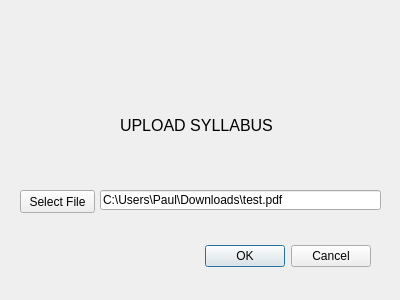
<?xml version="1.0" encoding="UTF-8"?>
<ui version="4.0">
 <class>Dialog</class>
 <widget class="QDialog" name="Dialog">
  <property name="geometry">
   <rect>
    <x>0</x>
    <y>0</y>
    <width>400</width>
    <height>300</height>
   </rect>
  </property>
  <property name="windowTitle">
   <string>Dialog</string>
  </property>
  <widget class="QDialogButtonBox" name="buttonBox">
   <property name="geometry">
    <rect>
     <x>30</x>
     <y>240</y>
     <width>341</width>
     <height>32</height>
    </rect>
   </property>
   <property name="orientation">
    <enum>Qt::Horizontal</enum>
   </property>
   <property name="standardButtons">
    <set>QDialogButtonBox::Cancel|QDialogButtonBox::Ok</set>
   </property>
  </widget>
  <widget class="QPushButton" name="pushButton">
   <property name="geometry">
    <rect>
     <x>20</x>
     <y>190</y>
     <width>75</width>
     <height>23</height>
    </rect>
   </property>
   <property name="text">
    <string>Select File</string>
   </property>
  </widget>
  <widget class="QLineEdit" name="lineEdit">
   <property name="geometry">
    <rect>
     <x>100</x>
     <y>190</y>
     <width>281</width>
     <height>20</height>
    </rect>
   </property>
   <property name="layoutDirection">
    <enum>Qt::LeftToRight</enum>
   </property>
   <property name="text">
    <string>C:\Users\Paul\Downloads\test.pdf</string>
   </property>
  </widget>
  <widget class="QLabel" name="label">
   <property name="geometry">
    <rect>
     <x>120</x>
     <y>100</y>
     <width>171</width>
     <height>51</height>
    </rect>
   </property>
   <property name="font">
    <font>
     <family>Arial</family>
     <pointsize>12</pointsize>
    </font>
   </property>
   <property name="text">
    <string>UPLOAD SYLLABUS</string>
   </property>
  </widget>
 </widget>
 <resources/>
 <connections>
  <connection>
   <sender>buttonBox</sender>
   <signal>accepted()</signal>
   <receiver>Dialog</receiver>
   <slot>accept()</slot>
   <hints>
    <hint type="sourcelabel">
     <x>248</x>
     <y>254</y>
    </hint>
    <hint type="destinationlabel">
     <x>157</x>
     <y>274</y>
    </hint>
   </hints>
  </connection>
  <connection>
   <sender>buttonBox</sender>
   <signal>rejected()</signal>
   <receiver>Dialog</receiver>
   <slot>reject()</slot>
   <hints>
    <hint type="sourcelabel">
     <x>316</x>
     <y>260</y>
    </hint>
    <hint type="destinationlabel">
     <x>286</x>
     <y>274</y>
    </hint>
   </hints>
  </connection>
 </connections>
</ui>
